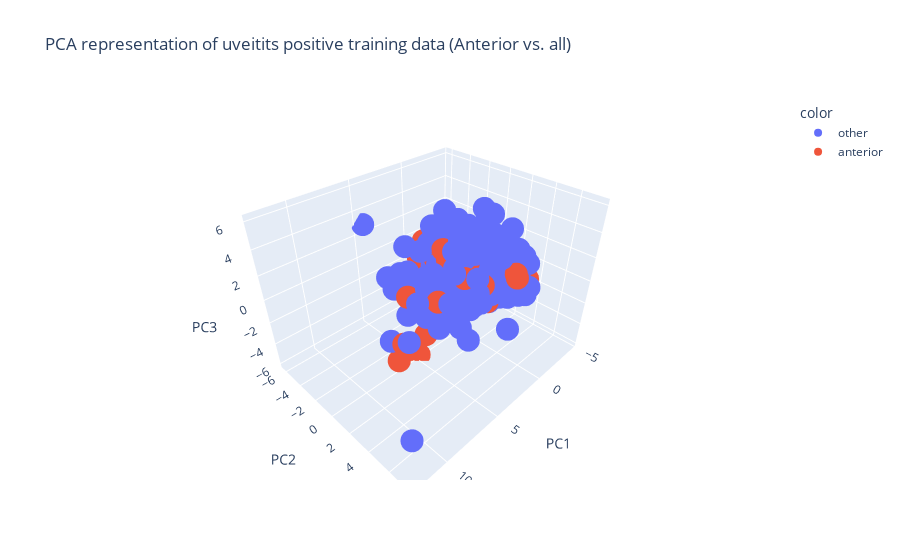

Here is the notebook cell this chart was saved with:
### Markdown cell above
## 3-Dimensional Data Representation

### Code cell
pca = PCA(n_components=3)
pipeline = Pipeline(steps=[('prep', USE_IMPUTER),('pca',pca)])
X_pca = pipeline.fit_transform(X_train_anterior)
X_pca = pd.DataFrame(X_pca)
fig = px.scatter_3d(X_pca, x=0, y=1, z=2, color = y_train_anterior.values,
                   title="PCA representation of uveitits positive training data (Anterior vs. all)", labels={"0":"PC1","1":"PC2","2":"PC3"})
fig.show()
print(f'Retained Variance: {round(sum(pipeline["pca"].explained_variance_ratio_)*100,2)} %')

### Figure 1 — Plotly figure (JSON) as saved in the notebook; plotly's stock layout.template omitted (floating-point values rounded to 4 significant figures; data arrays with more than 128 entries replaced by an {"elided": "..."} marker saying what was removed)
{"data": [{"hovertemplate": "color=other<br>PC1=%{x}<br>PC2=%{y}<br>PC3=%{z}<extra></extra>", "legendgroup": "other", "marker": {"color": "#636efa", "symbol": "circle"}, "mode": "markers", "name": "other", "scene": "scene", "showlegend": true, "type": "scatter3d", "x": {"elided": "532 float values"}, "y": {"elided": "532 float values"}, "z": {"elided": "532 float values"}}, {"hovertemplate": "color=anterior<br>PC1=%{x}<br>PC2=%{y}<br>PC3=%{z}<extra></extra>", "legendgroup": "anterior", "marker": {"color": "#EF553B", "symbol": "circle"}, "mode": "markers", "name": "anterior", "scene": "scene", "showlegend": true, "type": "scatter3d", "x": {"elided": "167 float values"}, "y": {"elided": "167 float values"}, "z": {"elided": "167 float values"}}], "layout": {"autosize": true, "legend": {"title": {"text": "color"}, "tracegroupgap": 0}, "scene": {"aspectmode": "auto", "aspectratio": {"x": 1.199, "y": 0.9772, "z": 0.8533}, "domain": {"x": [0, 1], "y": [0, 1]}, "xaxis": {"title": {"text": "PC1"}, "type": "linear"}, "yaxis": {"title": {"text": "PC2"}, "type": "linear"}, "zaxis": {"title": {"text": "PC3"}, "type": "linear"}}, "title": {"text": "PCA representation of uveitits positive training data (Anterior vs. all)"}}}
